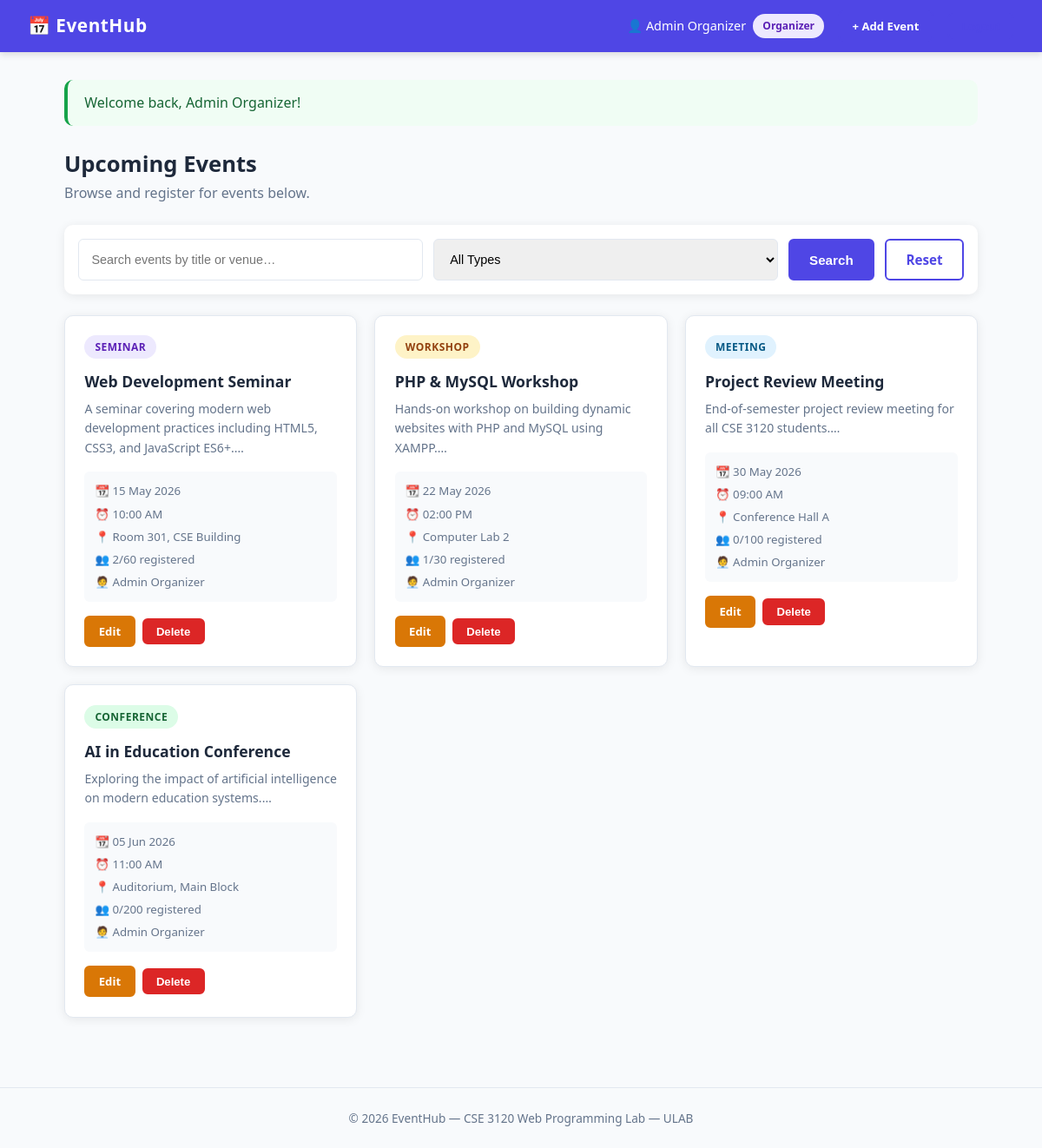
The app's page /events.php (signed in) with its own data.
### tables this page shows
CREATE TABLE IF NOT EXISTS events (
    id           INT AUTO_INCREMENT PRIMARY KEY,
    title        VARCHAR(200)  NOT NULL,
    description  TEXT,
    event_type   ENUM('seminar','workshop','meeting','conference','other') NOT NULL DEFAULT 'seminar',
    event_date   DATE          NOT NULL,
    event_time   TIME          NOT NULL,
    venue        VARCHAR(200)  NOT NULL,
    capacity     INT           NOT NULL DEFAULT 50,
    organizer_id INT           NOT NULL,
    created_at   TIMESTAMP     DEFAULT CURRENT_TIMESTAMP,
    FOREIGN KEY (organizer_id) REFERENCES users(id) ON DELETE CASCADE
);

CREATE TABLE IF NOT EXISTS users (
    id          INT AUTO_INCREMENT PRIMARY KEY,
    full_name   VARCHAR(100)  NOT NULL,
    email       VARCHAR(150)  NOT NULL UNIQUE,
    password    VARCHAR(255)  NOT NULL,
    role        ENUM('organizer','participant') NOT NULL DEFAULT 'participant',
    created_at  TIMESTAMP DEFAULT CURRENT_TIMESTAMP
);

### config.php (called while the page is built, shortened)
<?php
function sanitize($conn, $data) {
    return $conn->real_escape_string(trim(htmlspecialchars($data)));
}
?>

### events.php (the view, shortened to what this page needs)
<?php
require_once 'config.php';
$flash_msg  = $_SESSION['flash_msg']  ?? '';
$flash_type = $_SESSION['flash_type'] ?? '';
$is_organizer = ($_SESSION['user_role'] === 'organizer');
$user_id      = $_SESSION['user_id'];
$search     = sanitize($conn, $_GET['search'] ?? '');
$where = "WHERE 1=1";
$sql = "
    SELECT e.*,
           u.full_name AS organizer_name,
           (SELECT COUNT(*) FROM registrations r WHERE r.event_id = e.id) AS reg_count,
           (SELECT COUNT(*) FROM registrations r WHERE r.event_id = e.id AND r.user_id = $user_id) AS user_registered
    FROM events e
    JOIN users u ON u.id = e.organizer_id
    $where
    ORDER BY e.event_date ASC
";
$events = $conn->query($sql);
?>
<!DOCTYPE html>
<html lang="en">
<head>
    <link rel="stylesheet" href="style.css">
</head>
<body>
<nav class="navbar">
    <div class="nav-brand">📅 EventHub</div>
    <div class="nav-links">
        <span class="nav-user">👤 <?= htmlspecialchars($_SESSION['user_name']) ?>
            <span class="badge badge-<?= $is_organizer ? 'organizer' : 'participant' ?>">
                <?= ucfirst($_SESSION['user_role']) ?>
            </span>
        </span>
        <?php if ($is_organizer): ?>
            <a href="add_event.php" class="btn btn-sm btn-primary">+ Add Event</a>
        <?php endif; ?>
        <form action="auth.php" method="POST" style="display:inline">
            <button type="submit" class="btn btn-sm btn-outline">Logout</button>
        </form>
    </div>
</nav>
<div class="container">
    <?php if ($flash_msg): ?>
        <div class="alert alert-<?= $flash_type ?>"><?= htmlspecialchars($flash_msg) ?></div>
    <?php endif; ?>
    <div class="page-header">
        <h1>Upcoming Events</h1>
        <p>Browse and register for events below.</p>
    </div>
    <form method="GET" class="filter-bar">
        <input type="text" name="search" value="<?= htmlspecialchars($search) ?>" placeholder="Search events by title or venue…">
        <select name="type">
            <option value="">All Types</option>
        </select>
        <button type="submit" class="btn btn-primary">Search</button>
        <a href="events.php" class="btn btn-outline">Reset</a>
    </form>
    <div class="events-grid">
        <?php if ($events->num_rows === 0): ?>
            <div class="empty-state">
                <div style="font-size:3rem">📭</div>
                <p>No events found.</p>
                <?php if ($is_organizer): ?>
                    <a href="add_event.php" class="btn btn-primary">Create First Event</a>
                <?php endif; ?>
            </div>
        <?php else: ?>
            <?php while ($event = $events->fetch_assoc()): ?>
            <div class="event-card">
                <div class="event-type-badge type-<?= $event['event_type'] ?>"><?= ucfirst($event['event_type']) ?></div>
                <h3><?= htmlspecialchars($event['title']) ?></h3>
                <p class="event-desc"><?= htmlspecialchars(substr($event['description'], 0, 100)) ?>…</p>
                <div class="event-meta">
                    <span>📆 <?= date('d M Y', strtotime($event['event_date'])) ?></span>
                    <span>⏰ <?= date('h:i A', strtotime($event['event_time'])) ?></span>
                    <span>📍 <?= htmlspecialchars($event['venue']) ?></span>
                    <span>👥 <?= $event['reg_count'] ?>/<?= $event['capacity'] ?> registered</span>
                    <span>🧑‍💼 <?= htmlspecialchars($event['organizer_name']) ?></span>
                </div>
                <div class="event-actions">
                    <?php if ($is_organizer): ?>
                        <a href="update.php?id=<?= $event['id'] ?>" class="btn btn-sm btn-warning">Edit</a>
                        <form action="delete.php" method="POST" style="display:inline"
                              onsubmit="return confirm('Delete this event?')">
                            <button type="submit" class="btn btn-sm btn-danger">Delete</button>
                        </form>
                    <?php endif; ?>
                </div>
            </div>
            <?php endwhile; ?>
        <?php endif; ?>
    </div>
</div>
<footer class="footer">
    <p>&copy; <?= date('Y') ?> EventHub &mdash; CSE 3120 Web Programming Lab &mdash; ULAB</p>
</footer>
</body>
</html>

### style.css (style rules this page uses)
*, *::before, *::after { box-sizing: border-box; margin: 0; padding: 0; }
:root { --primary: #4f46e5; --primary-dark: #3730a3; --secondary: #0ea5e9; --success: #16a34a; --warning: #d97706; --danger: #dc2626; --bg: #f8fafc; --surface: #ffffff; --border: #e2e8f0; --text: #1e293b; --text-muted: #64748b; --radius: 10px; --shadow: 0 2px 12px rgba(0,0,0,0.08); }
body { font-family: 'Segoe UI', Tahoma, Geneva, Verdana, sans-serif; background: var(--bg); color: var(--text); line-height: 1.6; min-height: 100vh; }
a { text-decoration: none; color: inherit; }
.navbar { background: var(--primary); color: #fff; padding: 0 2rem; height: 60px; display: flex; align-items: center; justify-content: space-between; position: sticky; top: 0; z-index: 100; box-shadow: 0 2px 8px rgba(0,0,0,0.15); }
.nav-brand { font-size: 1.3rem; font-weight: 700; letter-spacing: 0.5px; }
.nav-links { display: flex; align-items: center; gap: 1rem; }
.nav-user { font-size: 0.9rem; display: flex; align-items: center; gap: 0.5rem; }
.container { max-width: 1100px; margin: 0 auto; padding: 2rem 1.5rem; }
.btn { display: inline-block; padding: 0.6rem 1.4rem; border-radius: 6px; font-size: 0.95rem; font-weight: 600; cursor: pointer; border: 2px solid transparent; transition: all 0.2s ease; text-align: center; }
.btn-primary { background: var(--primary); color: #fff; border-color: var(--primary); }
.btn-outline { background: transparent; color: var(--primary); border-color: var(--primary); }
.btn-warning { background: var(--warning); color: #fff; border-color: var(--warning); }
.btn-danger { background: var(--danger); color: #fff; border-color: var(--danger); }
.btn-sm { padding: 0.35rem 0.9rem; font-size: 0.82rem; }
.badge { display: inline-block; padding: 0.25rem 0.7rem; border-radius: 999px; font-size: 0.75rem; font-weight: 600; }
.badge-organizer { background: #ede9fe; color: #5b21b6; }
.alert { padding: 0.85rem 1.2rem; border-radius: var(--radius); margin-bottom: 1.5rem; font-weight: 500; border-left: 4px solid; }
.alert-success { background: #f0fdf4; color: #166534; border-color: var(--success); }
.page-header { margin-bottom: 1.5rem; }
.page-header h1 { font-size: 1.6rem; font-weight: 800; }
.page-header p { color: var(--text-muted); }
.filter-bar { display: flex; gap: 0.75rem; flex-wrap: wrap; margin-bottom: 1.5rem; background: var(--surface); padding: 1rem; border-radius: var(--radius); box-shadow: var(--shadow); }
.filter-bar input, .filter-bar select { padding: 0.55rem 0.9rem; border: 1.5px solid var(--border); border-radius: 6px; font-size: 0.9rem; outline: none; flex: 1; min-width: 160px; transition: border-color 0.2s; }
.events-grid { display: grid; grid-template-columns: repeat(auto-fill, minmax(320px, 1fr)); gap: 1.25rem; }
.event-card { background: var(--surface); border-radius: var(--radius); box-shadow: var(--shadow); padding: 1.4rem; border: 1.5px solid var(--border); transition: box-shadow 0.2s, transform 0.2s; position: relative; }
.event-card h3 { font-size: 1.1rem; font-weight: 700; margin: 0.75rem 0 0.4rem; }
.event-desc { font-size: 0.88rem; color: var(--text-muted); margin-bottom: 1rem; }
.event-meta { display: flex; flex-direction: column; gap: 0.3rem; font-size: 0.83rem; color: var(--text-muted); margin-bottom: 1rem; padding: 0.75rem; background: var(--bg); border-radius: 6px; }
.event-meta span { display: flex; align-items: center; gap: 0.4rem; }
.event-actions { display: flex; flex-wrap: wrap; gap: 0.5rem; align-items: center; }
.event-type-badge { display: inline-block; padding: 0.25rem 0.75rem; border-radius: 999px; font-size: 0.75rem; font-weight: 700; text-transform: uppercase; letter-spacing: 0.5px; }
.type-seminar { background: #ede9fe; color: #5b21b6; }
.type-workshop { background: #fef3c7; color: #92400e; }
.type-meeting { background: #e0f2fe; color: #075985; }
.type-conference { background: #dcfce7; color: #166534; }
.footer { text-align: center; padding: 1.5rem; color: var(--text-muted); font-size: 0.85rem; border-top: 1px solid var(--border); margin-top: 3rem; }

### records on screen
events: event_type "SEMINAR", title "Web Development Seminar", description "A seminar covering modern web development practices including HTML5, CSS3, and JavaScript ES6+.", event_date "15 May 2026", event_time "10:00 AM", venue "Room 301, CSE Building", reg_count "2", capacity "60", organizer.full_name "Admin Organizer"
events: event_type "WORKSHOP", title "PHP & MySQL Workshop", description "Hands-on workshop on building dynamic websites with PHP and MySQL using XAMPP.", event_date "22 May 2026", event_time "02:00 PM", venue "Computer Lab 2", reg_count "1", capacity "30", organizer.full_name "Admin Organizer"
events: event_type "MEETING", title "Project Review Meeting", description "End-of-semester project review meeting for all CSE 3120 students.", event_date "30 May 2026", event_time "09:00 AM", venue "Conference Hall A", reg_count "0", capacity "100", organizer.full_name "Admin Organizer"
events: event_type "CONFERENCE", title "AI in Education Conference", description "Exploring the impact of artificial intelligence on modern education systems.", event_date "05 Jun 2026", event_time "11:00 AM", venue "Auditorium, Main Block", reg_count "0", capacity "200", organizer.full_name "Admin Organizer"

### other values on screen
$_SESSION['user_name'] "Admin Organizer"
$_SESSION['user_role'] "Organizer"
$flash_msg "Welcome back, Admin Organizer!"
